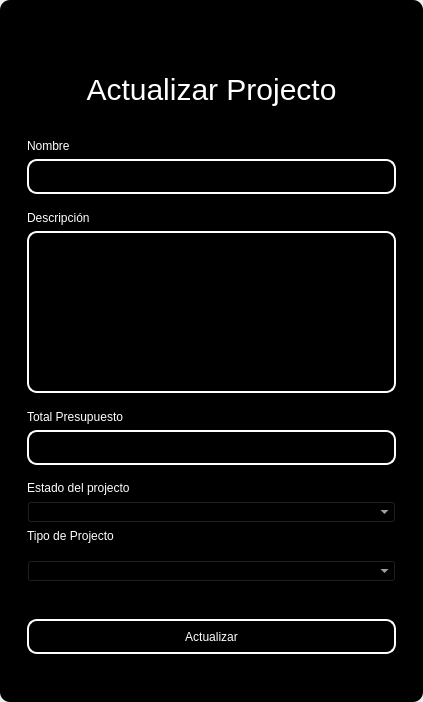
<?xml version="1.0" encoding="UTF-8"?>
<ui version="4.0">
 <class>MainWindow</class>
 <widget class="QMainWindow" name="MainWindow">
  <property name="geometry">
   <rect>
    <x>0</x>
    <y>0</y>
    <width>423</width>
    <height>702</height>
   </rect>
  </property>
  <property name="windowTitle">
   <string>MainWindow</string>
  </property>
  <property name="styleSheet">
   <string notr="true"/>
  </property>
  <widget class="QWidget" name="centralwidget">
   <property name="styleSheet">
    <string notr="true"/>
   </property>
   <layout class="QVBoxLayout" name="verticalLayout">
    <property name="spacing">
     <number>0</number>
    </property>
    <property name="leftMargin">
     <number>0</number>
    </property>
    <property name="topMargin">
     <number>0</number>
    </property>
    <property name="rightMargin">
     <number>0</number>
    </property>
    <property name="bottomMargin">
     <number>0</number>
    </property>
    <item>
     <widget class="QFrame" name="frame">
      <property name="enabled">
       <bool>true</bool>
      </property>
      <property name="styleSheet">
       <string notr="true">QFrame {
	border-radius:10px;
	background-color: rgb(0, 0, 0);
 }
</string>
      </property>
      <property name="frameShape">
       <enum>QFrame::StyledPanel</enum>
      </property>
      <property name="frameShadow">
       <enum>QFrame::Raised</enum>
      </property>
      <layout class="QVBoxLayout" name="verticalLayout_2">
       <item>
        <widget class="QFrame" name="frame_superior">
         <property name="minimumSize">
          <size>
           <width>0</width>
           <height>40</height>
          </size>
         </property>
         <property name="maximumSize">
          <size>
           <width>16777215</width>
           <height>40</height>
          </size>
         </property>
         <property name="styleSheet">
          <string notr="true">QPushButton{
border-radius:18px;
}

QPushButton:hover{
	background-color: rgb(0, 0, 0);
}
</string>
         </property>
         <property name="frameShape">
          <enum>QFrame::StyledPanel</enum>
         </property>
         <property name="frameShadow">
          <enum>QFrame::Raised</enum>
         </property>
         <layout class="QHBoxLayout" name="horizontalLayout_3">
          <property name="spacing">
           <number>4</number>
          </property>
          <property name="leftMargin">
           <number>0</number>
          </property>
          <property name="topMargin">
           <number>0</number>
          </property>
          <property name="rightMargin">
           <number>0</number>
          </property>
          <property name="bottomMargin">
           <number>0</number>
          </property>
          <item>
           <widget class="QPushButton" name="btn_icon">
            <property name="text">
             <string/>
            </property>
            <property name="iconSize">
             <size>
              <width>40</width>
              <height>40</height>
             </size>
            </property>
           </widget>
          </item>
          <item>
           <spacer name="horizontalSpacer_2">
            <property name="orientation">
             <enum>Qt::Horizontal</enum>
            </property>
            <property name="sizeHint" stdset="0">
             <size>
              <width>443</width>
              <height>20</height>
             </size>
            </property>
           </spacer>
          </item>
          <item>
           <widget class="QPushButton" name="bt_minimizar">
            <property name="minimumSize">
             <size>
              <width>38</width>
              <height>38</height>
             </size>
            </property>
            <property name="maximumSize">
             <size>
              <width>38</width>
              <height>38</height>
             </size>
            </property>
            <property name="cursor">
             <cursorShape>PointingHandCursor</cursorShape>
            </property>
            <property name="text">
             <string/>
            </property>
            <property name="icon">
             <iconset>
              <normaloff>image/minus.svg</normaloff>image/minus.svg</iconset>
            </property>
            <property name="iconSize">
             <size>
              <width>38</width>
              <height>38</height>
             </size>
            </property>
           </widget>
          </item>
          <item>
           <widget class="QPushButton" name="bt_maximizar">
            <property name="minimumSize">
             <size>
              <width>38</width>
              <height>38</height>
             </size>
            </property>
            <property name="maximumSize">
             <size>
              <width>38</width>
              <height>38</height>
             </size>
            </property>
            <property name="cursor">
             <cursorShape>PointingHandCursor</cursorShape>
            </property>
            <property name="text">
             <string/>
            </property>
            <property name="icon">
             <iconset>
              <normaloff>image/chevron-up.svg</normaloff>image/chevron-up.svg</iconset>
            </property>
            <property name="iconSize">
             <size>
              <width>38</width>
              <height>38</height>
             </size>
            </property>
           </widget>
          </item>
          <item>
           <widget class="QPushButton" name="bt_restaurar">
            <property name="minimumSize">
             <size>
              <width>38</width>
              <height>38</height>
             </size>
            </property>
            <property name="maximumSize">
             <size>
              <width>38</width>
              <height>38</height>
             </size>
            </property>
            <property name="cursor">
             <cursorShape>PointingHandCursor</cursorShape>
            </property>
            <property name="text">
             <string/>
            </property>
            <property name="icon">
             <iconset>
              <normaloff>image/chevron-down.svg</normaloff>image/chevron-down.svg</iconset>
            </property>
            <property name="iconSize">
             <size>
              <width>38</width>
              <height>38</height>
             </size>
            </property>
           </widget>
          </item>
          <item>
           <widget class="QPushButton" name="bt_cerrar">
            <property name="minimumSize">
             <size>
              <width>38</width>
              <height>38</height>
             </size>
            </property>
            <property name="maximumSize">
             <size>
              <width>38</width>
              <height>38</height>
             </size>
            </property>
            <property name="cursor">
             <cursorShape>PointingHandCursor</cursorShape>
            </property>
            <property name="text">
             <string/>
            </property>
            <property name="icon">
             <iconset>
              <normaloff>image/x.svg</normaloff>image/x.svg</iconset>
            </property>
            <property name="iconSize">
             <size>
              <width>38</width>
              <height>38</height>
             </size>
            </property>
           </widget>
          </item>
         </layout>
        </widget>
       </item>
       <item>
        <widget class="QFrame" name="frame_3">
         <property name="styleSheet">
          <string notr="true">QLabel {
	color: rgb(255, 255, 254);
	font: 12pt &quot;Arial&quot;;
	background-color: rgba(0, 0, 0,0);
}

QTextEdit{
background-color: rgba(0, 0, 0,0);
border-radius:10px; 
font: 12pt &quot;Arial&quot;;
color: rgb(255, 255, 254);
border: 2px solid  rgb(255, 255, 255);

}

QTextEdit:hover{
background-color: rgba(0, 0, 0,0);
border-radius:10px; 
font: 12pt &quot;Arial&quot;;
border: 2px solid  rgb(120, 0, 171);
}

QTextEdit:focus{
background-color: rgb(0, 0, 0);
border-radius:10px; 
font: 12pt &quot;Arial&quot;;
border: 2px solid rgb(120, 0, 171);
}

QLineEdit{
background-color: rgba(0, 0, 0,0);
border-radius:10px; 
font: 12pt &quot;Arial&quot;;
color: rgb(255, 255, 254);
border: 2px solid  rgb(255, 255, 255);

}

QLineEdit:hover{
background-color: rgba(0, 0, 0,0);
border-radius:10px; 
font: 12pt &quot;Arial&quot;;
border: 2px solid  rgb(120, 0, 171);
}

QLineEdit:focus{
background-color: rgb(0, 0, 0);
border-radius:10px; 
font: 12pt &quot;Arial&quot;;
border: 2px solid rgb(120, 0, 171);
}

QCheckBox{
	font: 12pt &quot;Arial&quot;;
	color: rgb(255, 255, 255);
}

QCheckBox::indicator {
    width: 18px;
    height:18px;
}

QCheckBox::indicator:unchecked {
   background-image: url(image/square.svg);
}

QCheckBox::indicator:checked {
   background-image: url(image/check-square.svg);
}

QPushButton{
border-radius:10px; 
font: 12pt &quot;Arial&quot;;
color: rgb(255, 255, 254);
border: 2px solid #ffffff;
}

QPushButton:hover{
border-radius:10px; 
font: 12pt &quot;Arial&quot;;
color: rgb(255, 255, 255);
border: 2px solid rgb(120, 0, 171);
	background-color: rgb(120, 0, 171);
}
</string>
         </property>
         <property name="frameShape">
          <enum>QFrame::StyledPanel</enum>
         </property>
         <property name="frameShadow">
          <enum>QFrame::Raised</enum>
         </property>
         <layout class="QHBoxLayout" name="horizontalLayout_4">
          <item>
           <layout class="QVBoxLayout" name="verticalLayout_4">
            <item>
             <widget class="QLabel" name="label_3">
              <property name="minimumSize">
               <size>
                <width>100</width>
                <height>50</height>
               </size>
              </property>
              <property name="styleSheet">
               <string notr="true">font-size: 30px;
color: rgb(255, 255, 255);</string>
              </property>
              <property name="text">
               <string>Actualizar Projecto</string>
              </property>
              <property name="alignment">
               <set>Qt::AlignCenter</set>
              </property>
             </widget>
            </item>
            <item>
             <widget class="QFrame" name="frame_4">
              <property name="maximumSize">
               <size>
                <width>400</width>
                <height>600</height>
               </size>
              </property>
              <property name="styleSheet">
               <string notr="true">QLabel {
	color: rgb(255, 255, 254);
	font: 12pt &quot;Arial&quot;;
	background-color: rgba(0, 0, 0,0);
}

QTextEdit{
background-color: rgba(0, 0, 0,0);
border-radius:10px; 
font: 12pt &quot;Arial&quot;;
color: rgb(255, 255, 254);
border: 2px solid  rgb(255, 255, 255);

}

QTextEdit:hover{
background-color: rgba(0, 0, 0,0);
border-radius:10px; 
font: 12pt &quot;Arial&quot;;
border: 2px solid  rgb(120, 0, 171);
}

QTextEdit:focus{
background-color: rgb(0, 0, 0);
border-radius:10px; 
font: 12pt &quot;Arial&quot;;
border: 2px solid rgb(120, 0, 171);
}

QLineEdit{
background-color: rgba(0, 0, 0,0);
border-radius:10px; 
font: 12pt &quot;Arial&quot;;
color: rgb(255, 255, 254);
border: 2px solid  rgb(255, 255, 255);

}

QLineEdit:hover{
background-color: rgba(0, 0, 0,0);
border-radius:10px; 
font: 12pt &quot;Arial&quot;;
border: 2px solid  rgb(120, 0, 171);
}

QLineEdit:focus{
background-color: rgb(0, 0, 0);
border-radius:10px; 
font: 12pt &quot;Arial&quot;;
border: 2px solid rgb(120, 0, 171);
}

QCheckBox{
	font: 12pt &quot;Arial&quot;;
	color: rgb(255, 255, 255);
}

QCheckBox::indicator {
    width: 18px;
    height:18px;
}

QCheckBox::indicator:unchecked {
   background-image: url(image/square.svg);
}

QCheckBox::indicator:checked {
   background-image: url(image/check-square.svg);
}

QPushButton{
border-radius:10px; 
font: 12pt &quot;Arial&quot;;
color: rgb(255, 255, 254);
border: 2px solid #ffffff;
}

QPushButton:hover{
border-radius:10px; 
font: 12pt &quot;Arial&quot;;
color: rgb(255, 255, 255);
border: 2px solid rgb(120, 0, 171);
	background-color: rgb(120, 0, 171);
}
</string>
              </property>
              <property name="frameShape">
               <enum>QFrame::StyledPanel</enum>
              </property>
              <property name="frameShadow">
               <enum>QFrame::Raised</enum>
              </property>
              <layout class="QVBoxLayout" name="verticalLayout_3">
               <item>
                <spacer name="verticalSpacer_3">
                 <property name="orientation">
                  <enum>Qt::Vertical</enum>
                 </property>
                 <property name="sizeHint" stdset="0">
                  <size>
                   <width>20</width>
                   <height>40</height>
                  </size>
                 </property>
                </spacer>
               </item>
               <item>
                <widget class="QLabel" name="label_4">
                 <property name="text">
                  <string>Nombre</string>
                 </property>
                </widget>
               </item>
               <item>
                <widget class="QLineEdit" name="nametxt">
                 <property name="minimumSize">
                  <size>
                   <width>0</width>
                   <height>35</height>
                  </size>
                 </property>
                </widget>
               </item>
               <item>
                <spacer name="verticalSpacer_4">
                 <property name="orientation">
                  <enum>Qt::Vertical</enum>
                 </property>
                 <property name="sizeHint" stdset="0">
                  <size>
                   <width>20</width>
                   <height>40</height>
                  </size>
                 </property>
                </spacer>
               </item>
               <item>
                <widget class="QLabel" name="label_7">
                 <property name="text">
                  <string>Descripción</string>
                 </property>
                </widget>
               </item>
               <item>
                <widget class="QTextEdit" name="descriptiontxt"/>
               </item>
               <item>
                <spacer name="verticalSpacer">
                 <property name="orientation">
                  <enum>Qt::Vertical</enum>
                 </property>
                 <property name="sizeHint" stdset="0">
                  <size>
                   <width>20</width>
                   <height>40</height>
                  </size>
                 </property>
                </spacer>
               </item>
               <item>
                <widget class="QLabel" name="label_5">
                 <property name="text">
                  <string>Total Presupuesto</string>
                 </property>
                </widget>
               </item>
               <item>
                <widget class="QLineEdit" name="budgettxt">
                 <property name="minimumSize">
                  <size>
                   <width>0</width>
                   <height>35</height>
                  </size>
                 </property>
                 <property name="maximumSize">
                  <size>
                   <width>16777215</width>
                   <height>16777215</height>
                  </size>
                 </property>
                 <property name="echoMode">
                  <enum>QLineEdit::Normal</enum>
                 </property>
                </widget>
               </item>
               <item>
                <spacer name="verticalSpacer_5">
                 <property name="orientation">
                  <enum>Qt::Vertical</enum>
                 </property>
                 <property name="sizeHint" stdset="0">
                  <size>
                   <width>20</width>
                   <height>40</height>
                  </size>
                 </property>
                </spacer>
               </item>
               <item>
                <widget class="QLabel" name="label_status">
                 <property name="text">
                  <string>Estado del projecto</string>
                 </property>
                </widget>
               </item>
               <item>
                <widget class="QComboBox" name="status_combobox">
                 <property name="styleSheet">
                  <string notr="true">color: rgb(255, 255, 255);
background-color: rgb(0, 0, 0);</string>
                 </property>
                </widget>
               </item>
               <item>
                <widget class="QLabel" name="label_type">
                 <property name="text">
                  <string>Tipo de Projecto</string>
                 </property>
                </widget>
               </item>
               <item>
                <spacer name="verticalSpacer_6">
                 <property name="orientation">
                  <enum>Qt::Vertical</enum>
                 </property>
                 <property name="sizeHint" stdset="0">
                  <size>
                   <width>20</width>
                   <height>40</height>
                  </size>
                 </property>
                </spacer>
               </item>
               <item>
                <widget class="QComboBox" name="type_combobox">
                 <property name="styleSheet">
                  <string notr="true">color: rgb(255, 255, 255);
background-color: rgb(0, 0, 0);</string>
                 </property>
                </widget>
               </item>
               <item>
                <spacer name="verticalSpacer_10">
                 <property name="orientation">
                  <enum>Qt::Vertical</enum>
                 </property>
                 <property name="sizeHint" stdset="0">
                  <size>
                   <width>20</width>
                   <height>40</height>
                  </size>
                 </property>
                </spacer>
               </item>
               <item>
                <spacer name="verticalSpacer_9">
                 <property name="orientation">
                  <enum>Qt::Vertical</enum>
                 </property>
                 <property name="sizeHint" stdset="0">
                  <size>
                   <width>20</width>
                   <height>50</height>
                  </size>
                 </property>
                </spacer>
               </item>
               <item>
                <widget class="QPushButton" name="btn_update">
                 <property name="minimumSize">
                  <size>
                   <width>0</width>
                   <height>35</height>
                  </size>
                 </property>
                 <property name="cursor">
                  <cursorShape>PointingHandCursor</cursorShape>
                 </property>
                 <property name="text">
                  <string>Actualizar</string>
                 </property>
                </widget>
               </item>
               <item>
                <spacer name="verticalSpacer_7">
                 <property name="orientation">
                  <enum>Qt::Vertical</enum>
                 </property>
                 <property name="sizeHint" stdset="0">
                  <size>
                   <width>20</width>
                   <height>40</height>
                  </size>
                 </property>
                </spacer>
               </item>
               <item>
                <spacer name="verticalSpacer_8">
                 <property name="orientation">
                  <enum>Qt::Vertical</enum>
                 </property>
                 <property name="sizeHint" stdset="0">
                  <size>
                   <width>20</width>
                   <height>40</height>
                  </size>
                 </property>
                </spacer>
               </item>
              </layout>
             </widget>
            </item>
           </layout>
          </item>
         </layout>
        </widget>
       </item>
      </layout>
     </widget>
    </item>
   </layout>
  </widget>
 </widget>
 <resources/>
 <connections/>
</ui>
